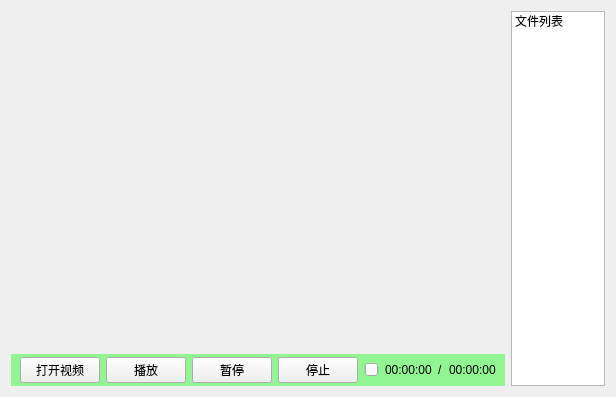
<?xml version="1.0" encoding="UTF-8"?>
<ui version="4.0">
 <class>ShiPin_video</class>
 <widget class="QWidget" name="ShiPin_video">
  <property name="geometry">
   <rect>
    <x>0</x>
    <y>0</y>
    <width>616</width>
    <height>397</height>
   </rect>
  </property>
  <property name="windowTitle">
   <string>Form</string>
  </property>
  <layout class="QGridLayout" name="gridLayout">
   <item row="0" column="0">
    <layout class="QHBoxLayout" name="horizontalLayout">
     <item>
      <layout class="QVBoxLayout" name="verticalLayout">
       <item>
        <widget class="QWidget" name="widget" native="true"/>
       </item>
       <item>
        <widget class="QWidget" name="widget_controller" native="true">
         <property name="minimumSize">
          <size>
           <width>0</width>
           <height>32</height>
          </size>
         </property>
         <property name="maximumSize">
          <size>
           <width>16777215</width>
           <height>32</height>
          </size>
         </property>
         <property name="styleSheet">
          <string notr="true">QWidget#widget_controller
{
	background-color: rgba(0, 255, 0, 100);
}</string>
         </property>
         <layout class="QHBoxLayout" name="horizontalLayout_3">
          <property name="topMargin">
           <number>0</number>
          </property>
          <property name="bottomMargin">
           <number>0</number>
          </property>
          <item>
           <widget class="QPushButton" name="pushButton_open">
            <property name="text">
             <string>打开视频</string>
            </property>
           </widget>
          </item>
          <item>
           <widget class="QPushButton" name="pushButton_play">
            <property name="text">
             <string>播放</string>
            </property>
           </widget>
          </item>
          <item>
           <widget class="QPushButton" name="pushButton_pause">
            <property name="text">
             <string>暂停</string>
            </property>
           </widget>
          </item>
          <item>
           <widget class="QPushButton" name="pushButton_stop">
            <property name="text">
             <string>停止</string>
            </property>
           </widget>
          </item>
          <item>
           <widget class="QSlider" name="horizontalSlider">
            <property name="orientation">
             <enum>Qt::Horizontal</enum>
            </property>
           </widget>
          </item>
          <item>
           <layout class="QHBoxLayout" name="horizontalLayout_4">
            <item>
             <widget class="QLabel" name="label_currenttime">
              <property name="text">
               <string>00:00:00</string>
              </property>
             </widget>
            </item>
            <item>
             <widget class="QLabel" name="label_3">
              <property name="text">
               <string>/</string>
              </property>
             </widget>
            </item>
            <item>
             <widget class="QLabel" name="label_totaltime">
              <property name="text">
               <string>00:00:00</string>
              </property>
             </widget>
            </item>
           </layout>
          </item>
         </layout>
        </widget>
       </item>
      </layout>
     </item>
     <item>
      <widget class="QListWidget" name="listWidget">
       <item>
        <property name="text">
         <string>文件列表</string>
        </property>
       </item>
      </widget>
     </item>
    </layout>
   </item>
  </layout>
 </widget>
 <resources/>
 <connections/>
</ui>
